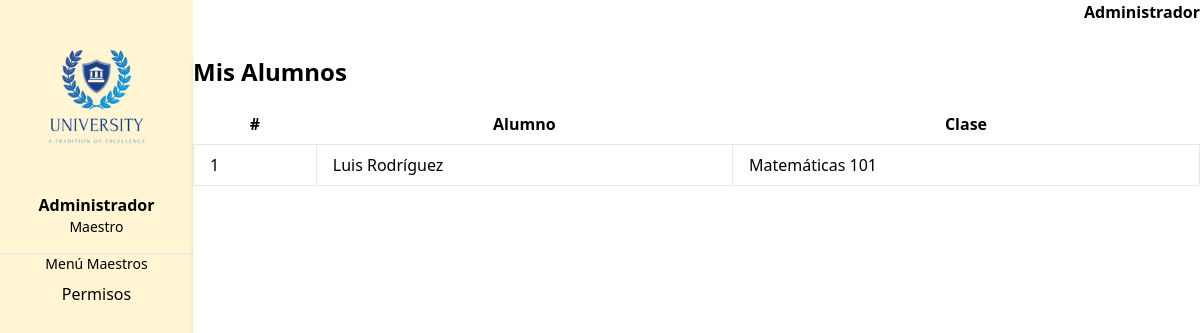
The page /misalumnos.php (signed in) on the database as committed earlier.
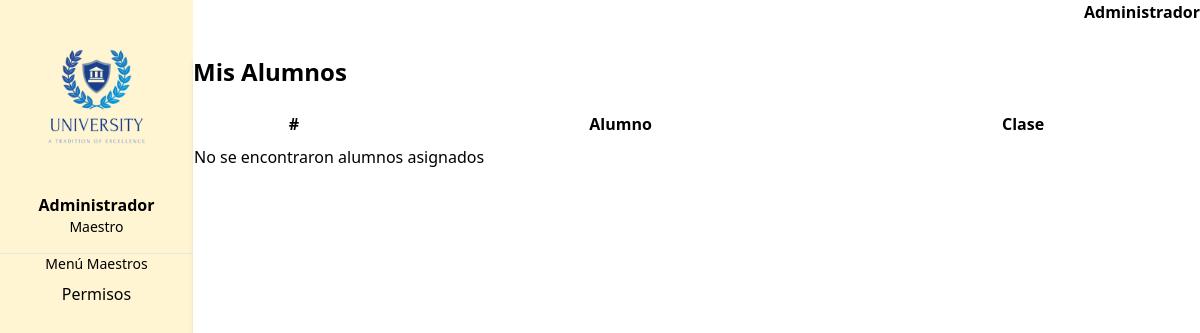
The same page on the database as committed later.
### tables this page shows
CREATE TABLE `alumnos` (
  `id` int(11) NOT NULL,
  `nombre` varchar(255) NOT NULL,
  `email` varchar(255) NOT NULL,
  `clase_id` int(11) NOT NULL
);

CREATE TABLE `clases` (
  `id` int(11) NOT NULL,
  `nombre` varchar(255) NOT NULL
);

### misalumnos.php (the view, shortened to what this page needs)
<?php
   $servername = "localhost";
    $username = "id21126023_admin";
    $password = "Roman18*";
    $dbname = "id21126023_universidad";
$conn = new mysqli($servername, $username, $password, $dbname);
$maestro_id = $_SESSION['user_id'];
$sql = "SELECT a.id AS alumno_id, a.nombre AS alumno_nombre, c.nombre AS clase_nombre
        FROM alumnos a
        INNER JOIN clases c ON a.clase_id = c.id
        INNER JOIN maestros m ON c.id = m.clase_id
        WHERE m.id = $maestro_id";
$result = $conn->query($sql);
?>
<!DOCTYPE html>
<html lang="es">
<head>
    <link href="/dist/output.css" rel="stylesheet">
</head>
<body class="bg-white flex">
    <div class="bg-[#fff5d2] w-1/4 py-4 px-6 h-screen fixed top-0 left-0 bottom-0 overflow-y-auto border-r-2 border-gray-300">
    <center> <img src="./assets/logo.jpg" width="230" height="70" class="self-center"></center>
    <div class="mb-4 text-center">
        <p class="text-xl font-semibold"><?= $_SESSION['user_name'] ?></p>
        <p class="text-sm">Maestro</p>
    </div>
    <hr class="border-t border-gray-700 my-4">
    <p class="text-sm mb-2 text-center">Menú Maestros</p>
    <ul class="space-y-2">
        <li class="flex justify-center"><a href="misalumnos.php" class="text-black hover:text-gray-400"><span class="mr-2">Permisos</span><i class="fas fa-user-shield"></i></a></li>
    </ul>
</div>
    <div class="flex-grow py-4 px-6 w-full">
        <div class="flex justify-end mb-4 w-full">
        <div class="flex justify-end mb-4 w-full">
        <div class="relative">
            <button class="user-button text-gray-800 font-semibold">
                <?= $_SESSION['user_name'] ?>
            </button>
        </div>
        </div>            </div>
        <div class="bg-white p-4 rounded shadow-md h-screen">
            <h2 class="text-2xl font-semibold mb-4">Mis Alumnos</h2>
            <table class="w-full">
                <thead>
                    <tr>
                        <th class="px-4 py-2">#</th>
                        <th class="px-4 py-2">Alumno</th>
                        <th class="px-4 py-2">Clase</th>
                    </tr>
                </thead>
                <tbody>
                    <?php
                    if ($result->num_rows > 0) {
                        while ($row = $result->fetch_assoc()) {
                            echo '<tr>';
                            echo '<td class="border px-4 py-2">' . $row['alumno_id'] . '</td>';
                            echo '<td class="border px-4 py-2">' . $row['alumno_nombre'] . '</td>';
                            echo '<td class="border px-4 py-2">' . $row['clase_nombre'] . '</td>';
                            echo '</tr>';
                        }
                    } else {
                        echo '<tr><td colspan="3">No se encontraron alumnos asignados</td></tr>';
                    }
                    ?>
                </tbody>
            </table>
        </div>
    </div>
</body>
</html>

Rows that differ between the two databases and show on the page:
no longer on this page (row edited): alumnos: id "1", nombre "Luis Rodríguez", clase.nombre "Matemáticas 101"
Other text that changed with them:
text now shown: "No se encontraron alumnos asignados"
